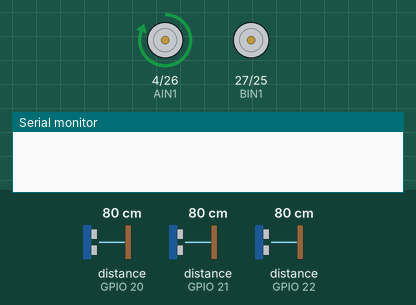
Simulated run of this sketch. Board: ESP32. Parts: motor-driver pin pairs drawn as motors (green arrow = first pin HIGH = forward, orange = second pin HIGH = backward, longer = more drive), the last lines printed to the serial monitor. Inputs (shaded band) come from the test bench; at power-on: distance to the obstacle (sensors on GPIO 20, GPIO 21, GPIO 22) 80 cm.

Above: at 1.0 s.
At 1.5 s:
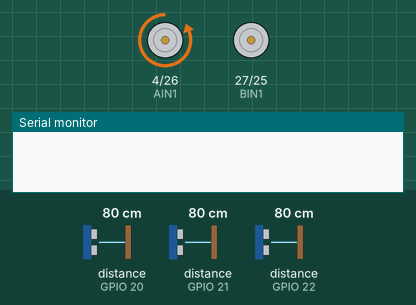
At 2.0 s:
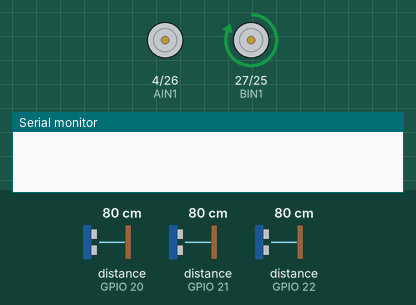
At 3.0 s:
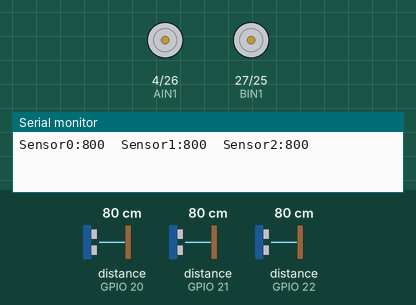
Timing chart, 0 to 4.5 s (numbered marks = the images above):
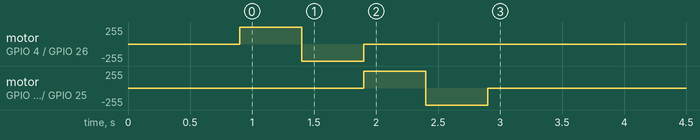

The sketch:

CarBodyAndComputermoduleHealthCheck.ino
```cpp
#include <Wire.h>

#include <VL53L0X.h>

#include"RumiCar.h"

VL53L0X sensor0;
VL53L0X sensor1;
VL53L0X sensor2;

void setup()
{

 RC_setup();

  RC_steer(RIGHT);
  delay(500);
  RC_steer(LEFT);
  delay(500);
  RC_steer(CENTER);
  RC_drive(FORWARD,255);
  delay(500);
  RC_drive(REVERSE,255);
  delay(500);
  RC_drive(FREE,0);

}

void loop()
{


  Serial.print("Sensor0:");
  Serial.print(sensor0.readRangeSingleMillimeters());
  if (sensor0.timeoutOccurred()) {
    Serial.print(" TIMEOUT");
  }
  Serial.print("  Sensor1:");
  Serial.print(sensor1.readRangeSingleMillimeters());
  if (sensor1.timeoutOccurred()) {
    Serial.print(" TIMEOUT");
  }
  Serial.print("  Sensor2:");
  Serial.print(sensor2.readRangeSingleMillimeters());
  if (sensor2.timeoutOccurred()) {
    Serial.print(" TIMEOUT");
  }
  Serial.println();
}
```

RumiCar.h
```cpp
// RumiCar include
//操舵用の設定
#define LEFT   0
#define CENTER 1
#define RIGHT  2

//走行用の設定
#define FREE    0
#define REVERSE 1
#define FORWARD 2
#define BRAKE   3

#if defined ESP32
#define RC_analogWrite ledcWrite
#define SHUT0 19
#define SHUT1 18
#define SHUT2 05

//Aが操舵、Bが走行
int AIN1 = 04;
int AIN2 = 26;
int BIN1 = 27;
int BIN2 = 25;

#else
#define RC_analogWrite analogWrite
//SHUTはディジタルピン,A0はD14,以降同じ、注意すること
#define SHUT0 14
#define SHUT1 15
#define SHUT2 16

//Aが操舵、Bが走行
int AIN1 = 03;
int AIN2 = 11;
int BIN1 = 05;
int BIN2 = 06;
#endif

// Uncomment this line to use long range mode. This
// increases the sensitivity of the sensor and extends its
// potential range, but increases the likelihood of getting
// an inaccurate reading because of reflections from objects
// other than the intended target. It works best in dark
// conditions.

//#define LONG_RANGE


// Uncomment ONE of these two lines to get
// - higher speed at the cost of lower accuracy OR
// - higher accuracy at the cost of lower speed

#define HIGH_SPEED
//#define HIGH_ACCURACY
```

RumiCar.ino
```cpp
// RumiCar Libraly

// RumiCar delay:PWM 周波数変更しているためTimer0を調整
void RC_delay(unsigned long tim)
{
#if defined ESP32
  delay(tim);
#else
  delay(tim / 4);
#endif
}

void RC_setup()
{
  Serial.begin(9600);
  pinMode(AIN1, OUTPUT);
  pinMode(AIN2, OUTPUT);
  pinMode(BIN1, OUTPUT);
  pinMode(BIN2, OUTPUT);
  pinMode(SHUT0, OUTPUT);
  pinMode(SHUT1, OUTPUT);
  pinMode(SHUT2, OUTPUT);

  digitalWrite(SHUT0, LOW);
  digitalWrite(SHUT1, LOW);
  digitalWrite(SHUT2, LOW);
  delay(150);
  Wire.begin();
  //sensor0
  pinMode(SHUT0, INPUT);
  delay(150);
  sensor0.init(true);
  delay(100);
  sensor0.setAddress((uint8_t)20);
  sensor0.setTimeout(500);
  //sensor1
  pinMode(SHUT1, INPUT);
  delay(150);
  sensor1.init(true);
  delay(100);
  sensor1.setAddress((uint8_t)21);
  sensor1.setTimeout(500);
  //sensor2
  pinMode(SHUT2, INPUT);
  delay(150);
  sensor2.init(true);
  delay(100);
  sensor2.setAddress((uint8_t)22);
  sensor2.setTimeout(500);

  //  sensor.init();
  //  sensor.setTimeout(500);

#if defined LONG_RANGE
  // lower the return signal rate limit (default is 0.25 MCPS)
  sensor0.setSignalRateLimit(0.1);
  sensor1.setSignalRateLimit(0.1);
  sensor2.setSignalRateLimit(0.1);
  // increase laser pulse periods (defaults are 14 and 10 PCLKs)
  sensor0.setVcselPulsePeriod(VL53L0X::VcselPeriodPreRange, 18);
  sensor1.setVcselPulsePeriod(VL53L0X::VcselPeriodPreRange, 18);
  sensor2.setVcselPulsePeriod(VL53L0X::VcselPeriodPreRange, 18);
  sensor0.setVcselPulsePeriod(VL53L0X::VcselPeriodFinalRange, 14);
  sensor1.setVcselPulsePeriod(VL53L0X::VcselPeriodFinalRange, 14);
  sensor2.setVcselPulsePeriod(VL53L0X::VcselPeriodFinalRange, 14);
#endif

#if defined HIGH_SPEED
  // reduce timing budget to 20 ms (default is about 33 ms)
  sensor0.setMeasurementTimingBudget(20000);
  sensor1.setMeasurementTimingBudget(20000);
  sensor2.setMeasurementTimingBudget(20000);
#elif defined HIGH_ACCURACY
  // increase timing budget to 200 ms
  sensor0.setMeasurementTimingBudget(200000);
  sensor1.setMeasurementTimingBudget(200000);
  sensor2.setMeasurementTimingBudget(200000);
#endif

  sensor0.startContinuous();
  sensor1.startContinuous();
  sensor2.startContinuous();

#if defined ESP32
//ESP32の場合はピン番号ではなくチャンネルでPWMを行うのでチャンネルとして再設定
#define PWM_level 8
// 8の場合8bitの解像度でArduinoと同じESPは16bit迄行ける？
//モータのPWMのチャンネル、周波数の設定
ledcSetup(0, 490, PWM_level);
ledcSetup(1, 490, PWM_level);
ledcSetup(2, 960, PWM_level);
ledcSetup(3, 960, PWM_level);

//モータのピンとチャンネルの設定
ledcAttachPin(AIN1, 0);
ledcAttachPin(AIN2, 1);
ledcAttachPin(BIN1, 2);
ledcAttachPin(BIN2, 3);
//pin番号をチャンネル番号に上書き
AIN1 = 0;
AIN2 = 1;
BIN1 = 2;
BIN2 = 3;

#endif
// Timer0 変更
// TCCR0B &= B11111000;
//  TCCR0B |= B00000001;                      // 1分周=   16M/   1/256=62.5kHz
//  TCCR0B |= B00000010;                      // 8分周=   16M/   8/256=7.8kHz
//  TCCR0B |= B00000011;                      // 64分周=  16M/  64/256=976Hz  #default
//  TCCR0B |= B00000100;                      // 256分周= 16M/ 256/256=244Hz
//  TCCR0B |= B00000101;                      // 1024分周=16M/1024/256=61Hz

// Arduino nano の場合
// 分周比を変えてPWM周期を変える，Timer0のdelay()時間がずれるから注意
// Timer1/2 はPWM周期変えてもdelay()に影響しない
// RC_delay() を使うこと

  RC_analogWrite(AIN1, 0);
  RC_analogWrite(AIN2, 0);
  RC_analogWrite(BIN1, 0);
  RC_analogWrite(BIN2, 0);


}
//操舵の関数
int RC_steer (int direc ){
  if ( direc == RIGHT ){
    RC_analogWrite(AIN1,255);
    RC_analogWrite(AIN2,0);
  }else if ( direc == LEFT ){
    RC_analogWrite(AIN1,0);
    RC_analogWrite(AIN2,255);
  }else if ( direc == CENTER ){
    RC_analogWrite(AIN1,0);
    RC_analogWrite(AIN2,0);
  }else{
    return 0;
  }
}

//走行の関数
int RC_drive(int direc, int ipwm){
  if ( direc == FREE ){
    RC_analogWrite(BIN1,0);
    RC_analogWrite(BIN2,0);
  }else if ( direc == REVERSE ){
    RC_analogWrite(BIN1,0);
    RC_analogWrite(BIN2,ipwm);
  }else if ( direc == FORWARD ){
    RC_analogWrite(BIN1,ipwm);
    RC_analogWrite(BIN2,0);
  }else if ( direc == BRAKE ){
    RC_analogWrite(BIN1,ipwm);
    RC_analogWrite(BIN2,ipwm);
  }else{
    return 0;
  }
}
```
